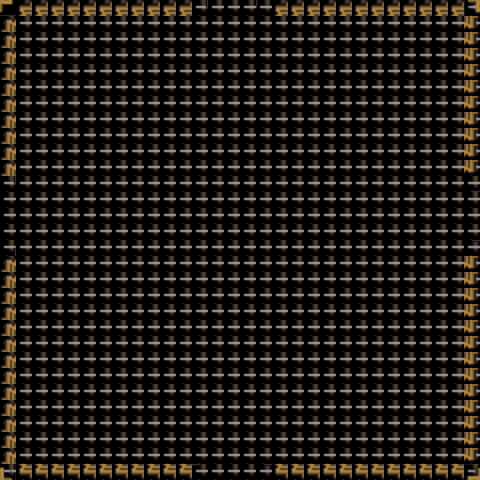

Rendered tile map (Tiled .tmx) drawn with the repository's tilesets; below, a short description and the full map source, tile grids included:
An orthogonal 30x30 tile map with 16x16 px tiles, 2 tile layers (Floor, Walls) and 8 objects.

<map version="1.2" tiledversion="1.3.1" orientation="orthogonal" renderorder="right-down" compressionlevel="0" width="30" height="30" tilewidth="16" tileheight="16" infinite="0" nextlayerid="4" nextobjectid="36">
 <tileset firstgid="1" source="Levels.tsx" />
 <layer id="1" name="Floor" width="30" height="30">
  <data encoding="csv">
188,142,142,142,142,142,142,142,142,142,142,142,142,142,142,142,142,142,142,142,142,142,142,142,142,142,142,142,142,142,
142,142,142,142,142,142,142,142,142,142,142,142,142,142,142,142,142,142,142,142,142,142,142,142,142,142,142,142,142,142,
142,142,142,142,142,142,142,142,142,142,142,142,142,142,142,142,142,142,142,142,142,142,142,142,142,142,142,142,142,142,
142,142,142,142,142,142,142,142,142,142,142,142,142,142,142,142,142,142,142,142,142,142,142,142,142,142,142,142,142,142,
142,142,142,142,142,142,142,142,142,142,142,142,142,142,142,142,142,142,142,142,142,142,142,142,142,142,142,142,142,142,
142,142,142,142,142,142,142,142,142,142,142,142,142,142,142,142,142,142,142,142,142,142,142,142,142,142,142,142,142,142,
142,142,142,142,142,142,142,142,142,142,142,142,142,142,142,142,142,142,142,142,142,142,142,142,142,142,142,142,142,142,
142,142,142,142,142,142,142,142,142,142,142,142,142,142,142,142,142,142,142,142,142,142,142,142,142,142,142,142,142,142,
142,142,142,142,142,142,142,142,142,142,142,142,142,142,142,142,142,142,142,142,142,142,142,142,142,142,142,142,142,142,
142,142,142,142,142,142,142,142,142,142,142,142,142,142,142,142,142,142,142,142,142,142,142,142,142,142,142,142,142,142,
142,142,142,142,142,142,142,142,142,142,142,142,142,142,142,142,142,142,142,142,142,142,142,142,142,142,142,142,142,142,
142,142,142,142,142,142,142,142,142,142,142,142,142,142,142,142,142,142,142,142,142,142,142,142,142,142,142,142,142,142,
142,142,142,142,142,142,142,142,142,142,142,142,142,142,142,142,142,142,142,142,142,142,142,142,142,142,142,142,142,142,
142,142,142,142,142,142,142,142,142,142,142,142,142,142,142,142,142,142,142,142,142,142,142,142,142,142,142,142,142,142,
142,142,142,142,142,142,142,142,142,142,142,142,142,142,142,142,142,142,142,142,142,142,142,142,142,142,142,142,142,142,
142,142,142,142,142,142,142,142,142,142,142,142,142,142,142,142,142,142,142,142,142,142,142,142,142,142,142,142,142,142,
142,142,142,142,142,142,142,142,142,142,142,142,142,142,142,142,142,142,142,142,142,142,142,142,142,142,142,142,142,142,
142,142,142,142,142,142,142,142,142,142,142,142,142,142,142,142,142,142,142,142,142,142,142,142,142,142,142,142,142,142,
142,142,142,142,142,142,142,142,142,142,142,142,142,142,142,142,142,142,142,142,142,142,142,142,142,142,142,142,142,142,
142,142,142,142,142,142,142,142,142,142,142,142,142,142,142,142,142,142,142,142,142,142,142,142,142,142,142,142,142,142,
142,142,142,142,142,142,142,142,142,142,142,142,142,142,142,142,142,142,142,142,142,142,142,142,142,142,142,142,142,142,
142,142,142,142,142,142,142,142,142,142,142,142,142,142,142,142,142,142,142,142,142,142,142,142,142,142,142,142,142,142,
142,142,142,142,142,142,142,142,142,142,142,142,142,142,142,142,142,142,142,142,142,142,142,142,142,142,142,142,142,142,
142,142,142,142,142,142,142,142,142,142,142,142,142,142,142,142,142,142,142,142,142,142,142,142,142,142,142,142,142,142,
142,142,142,142,142,142,142,142,142,142,142,142,142,142,142,142,142,142,142,142,142,142,142,142,142,142,142,142,142,142,
142,142,142,142,142,142,142,142,142,142,142,142,142,142,142,142,142,142,142,142,142,142,142,142,142,142,142,142,142,142,
142,142,142,142,142,142,142,142,142,142,142,142,142,142,142,142,142,142,142,142,142,142,142,142,142,142,142,142,142,142,
142,142,142,142,142,142,142,142,142,142,142,142,142,142,142,142,142,142,142,142,142,142,142,142,142,142,142,142,142,142,
142,142,142,142,142,142,142,142,142,142,142,142,142,142,142,142,142,142,142,142,142,142,142,142,142,142,142,142,142,142,
142,142,142,142,142,142,142,142,142,142,142,142,142,142,142,142,142,142,142,142,142,142,142,142,142,142,142,142,142,142
</data>
 </layer>
 <layer id="2" name="Walls" width="30" height="30">
  <data encoding="csv">
188,167,167,167,167,167,167,167,167,167,167,167,1610612901,0,0,0,3758096549,167,167,167,167,167,167,167,167,167,167,167,167,2684354748,
536871079,0,0,0,0,0,0,0,0,0,0,0,0,0,0,0,0,0,0,0,0,0,0,0,0,0,0,0,0,3758096551,
536871079,0,0,0,0,0,0,0,0,0,0,0,0,0,0,0,0,0,0,0,0,0,0,0,0,0,0,0,0,3758096551,
536871079,0,0,0,0,0,0,0,0,0,0,0,0,0,0,0,0,0,0,0,0,0,0,0,0,0,0,0,0,3758096551,
536871079,0,0,0,0,0,0,0,0,0,0,0,0,0,0,0,0,0,0,0,0,0,0,0,0,0,0,0,0,3758096551,
536871079,0,0,0,0,0,0,0,0,0,0,0,0,0,0,0,0,0,0,0,0,0,0,0,0,0,0,0,0,3758096551,
536871079,0,0,0,0,0,0,0,0,0,0,0,0,0,0,0,0,0,0,0,0,0,0,0,0,0,0,0,0,3758096551,
536871079,0,0,0,0,0,0,0,0,0,0,0,0,0,0,0,0,0,0,0,0,0,0,0,0,0,0,0,0,3758096551,
536871079,0,0,0,0,0,0,0,0,0,0,0,0,0,0,0,0,0,0,0,0,0,0,0,0,0,0,0,0,3758096551,
536871079,0,0,0,0,0,0,0,0,0,0,0,0,0,0,0,0,0,0,0,0,0,0,0,0,0,0,0,0,3758096551,
536871079,0,0,0,0,0,0,0,0,0,0,0,0,0,0,0,0,0,0,0,0,0,0,0,0,0,0,0,0,3758096551,
1610612901,0,0,0,0,0,0,0,0,0,0,0,0,0,0,0,0,0,0,0,0,0,0,0,0,0,0,0,0,165,
0,0,0,0,0,0,0,0,0,0,0,0,0,0,0,0,0,0,0,0,0,0,0,0,0,0,0,0,0,0,
0,0,0,0,0,0,0,0,0,0,0,0,0,0,0,0,0,0,0,0,0,0,0,0,0,0,0,0,0,0,
0,0,0,0,0,0,0,0,0,0,0,0,0,0,0,0,0,0,0,0,0,0,0,0,0,0,0,0,0,0,
536871077,0,0,0,0,0,0,0,0,0,0,0,0,0,0,0,0,0,0,0,0,0,0,0,0,0,0,0,0,1073741989,
536871079,0,0,0,0,0,0,0,0,0,0,0,0,0,0,0,0,0,0,0,0,0,0,0,0,0,0,0,0,3758096551,
536871079,0,0,0,0,0,0,0,0,0,0,0,0,0,0,0,0,0,0,0,0,0,0,0,0,0,0,0,0,3758096551,
536871079,0,0,0,0,0,0,0,0,0,0,0,0,0,0,0,0,0,0,0,0,0,0,0,0,0,0,0,0,3758096551,
536871079,0,0,0,0,0,0,0,0,0,0,0,0,0,0,0,0,0,0,0,0,0,0,0,0,0,0,0,0,3758096551,
536871079,0,0,0,0,0,0,0,0,0,0,0,0,0,0,0,0,0,0,0,0,0,0,0,0,0,0,0,0,3758096551,
536871079,0,0,0,0,0,0,0,0,0,0,0,0,0,0,0,0,0,0,0,0,0,0,0,0,0,0,0,0,3758096551,
536871079,0,0,0,0,0,0,0,0,0,0,0,0,0,0,0,0,0,0,0,0,0,0,0,0,0,0,0,0,3758096551,
536871079,0,0,0,0,0,0,0,0,0,0,0,0,0,0,0,0,0,0,0,0,0,0,0,0,0,0,0,0,3758096551,
536871079,0,0,0,0,0,0,0,0,0,0,0,0,0,0,0,0,0,0,0,0,0,0,0,0,0,0,0,0,3758096551,
536871079,0,0,0,0,0,0,0,0,0,0,0,0,0,0,0,0,0,0,0,0,0,0,0,0,0,0,0,0,3758096551,
536871079,0,0,0,0,0,0,0,0,0,0,0,0,0,0,0,0,0,0,0,0,0,0,0,0,0,0,0,0,3758096551,
536871079,0,0,0,0,0,0,0,0,0,0,0,0,0,0,0,0,0,0,0,0,0,0,0,0,0,0,0,0,3758096551,
536871079,0,0,0,0,0,0,0,0,0,0,0,0,0,0,0,0,0,0,0,0,0,0,0,0,0,0,0,0,3758096551,
1610612924,1073741991,1073741991,1073741991,1073741991,1073741991,1073741991,1073741991,1073741991,1073741991,1073741991,1073741991,3221225637,0,0,0,1073741989,1073741991,1073741991,1073741991,1073741991,1073741991,1073741991,1073741991,1073741991,1073741991,1073741991,1073741991,1073741991,3221225660
</data>
 </layer>
 <objectgroup id="3" name="Collisions" visible="0">
  <object id="1" x="0.333333" y="0" width="207" height="16" />
  <object id="2" x="-0.333333" y="15.3333" width="16" height="176.667" />
  <object id="6" x="256.333" y="-0.666667" width="224" height="16.6667" />
  <object id="7" x="464" y="16" width="15.6667" height="176.333" />
  <object id="14" x="463.667" y="239.333" width="16.3333" height="240.333" />
  <object id="15" x="256" y="464.333" width="207.667" height="16" />
  <object id="23" x="0" y="239.333" width="16.3333" height="241" />
  <object id="24" x="16" y="462.667" width="191.667" height="18.3333" />
 </objectgroup>
</map>
